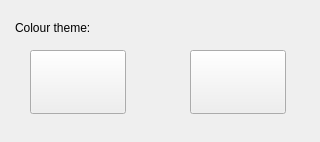
<?xml version="1.0" encoding="UTF-8"?>
<ui version="4.0">
 <class>AppCtrls</class>
 <widget class="QWidget" name="AppCtrls">
  <property name="geometry">
   <rect>
    <x>0</x>
    <y>0</y>
    <width>320</width>
    <height>142</height>
   </rect>
  </property>
  <property name="windowTitle">
   <string>Form</string>
  </property>
  <widget class="QPushButton" name="navy">
   <property name="geometry">
    <rect>
     <x>190</x>
     <y>50</y>
     <width>96</width>
     <height>64</height>
    </rect>
   </property>
   <property name="toolTip">
    <string>Navy colour scheme</string>
   </property>
   <property name="text">
    <string/>
   </property>
   <property name="icon">
    <iconset resource="../Media/media.qrc">
     <normaloff>:/Settings_Theme_DarkBlue_96.png</normaloff>:/Settings_Theme_DarkBlue_96.png</iconset>
   </property>
   <property name="iconSize">
    <size>
     <width>48</width>
     <height>48</height>
    </size>
   </property>
  </widget>
  <widget class="QPushButton" name="dark">
   <property name="geometry">
    <rect>
     <x>30</x>
     <y>50</y>
     <width>96</width>
     <height>64</height>
    </rect>
   </property>
   <property name="toolTip">
    <string>Dark colour scheme</string>
   </property>
   <property name="text">
    <string/>
   </property>
   <property name="icon">
    <iconset resource="../Media/media.qrc">
     <normaloff>:/Settings_Theme_DarkGrey_96.png</normaloff>:/Settings_Theme_DarkGrey_96.png</iconset>
   </property>
   <property name="iconSize">
    <size>
     <width>48</width>
     <height>48</height>
    </size>
   </property>
  </widget>
  <widget class="QPushButton" name="light">
   <property name="geometry">
    <rect>
     <x>110</x>
     <y>340</y>
     <width>96</width>
     <height>64</height>
    </rect>
   </property>
   <property name="text">
    <string/>
   </property>
   <property name="icon">
    <iconset>
     <normaloff>:/Media/Settings_Theme_LightGrey_96.png</normaloff>:/Media/Settings_Theme_LightGrey_96.png</iconset>
   </property>
   <property name="iconSize">
    <size>
     <width>48</width>
     <height>48</height>
    </size>
   </property>
  </widget>
  <widget class="QLabel" name="label">
   <property name="geometry">
    <rect>
     <x>15</x>
     <y>20</y>
     <width>131</width>
     <height>16</height>
    </rect>
   </property>
   <property name="text">
    <string>Colour theme:</string>
   </property>
  </widget>
 </widget>
 <resources>
  <include location="../Media/media.qrc"/>
 </resources>
 <connections/>
</ui>
